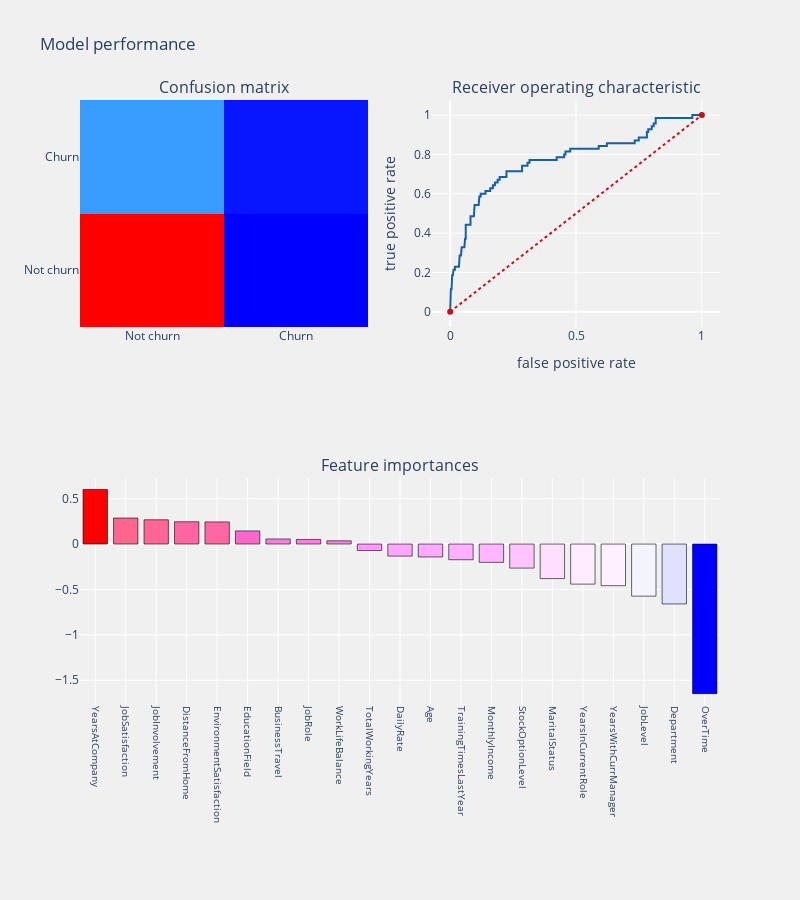

The code cell stored with this chart in its notebook:
### Code cell
telecom_churn_prediction(lr,x_smote,xtest,y_smote,ytest,'coefficients')

### Figure 1 — Plotly figure (JSON) as saved in the notebook; plotly's stock layout.template omitted (floating-point values rounded to 4 significant figures)
{"data": [{"colorscale": [[0, "rgb(0,0,255)"], [0.1, "rgb(51,153,255)"], [0.2, "rgb(102,204,255)"], [0.3, "rgb(153,204,255)"], [0.4, "rgb(204,204,255)"], [0.5, "rgb(255,255,255)"], [0.6, "rgb(255,204,255)"], [0.7, "rgb(255,153,255)"], [0.8, "rgb(255,102,204)"], [0.9, "rgb(255,102,102)"], [1, "rgb(255,0,0)"]], "name": "Confusion matrix", "showscale": false, "type": "heatmap", "x": ["Not churn", "Churn"], "xaxis": "x", "y": ["Not churn", "Churn"], "yaxis": "y", "z": [[357, 14], [51, 19]]}, {"line": {"color": "rgb(22, 96, 167)", "width": 2}, "name": "Roc: 0.6168463611859838", "type": "scatter", "x": [0, 0, 0, 0.002695, 0.002695, 0.005391, 0.005391, 0.008086, 0.008086, 0.01078, 0.01078, 0.01348, 0.01348, 0.01887, 0.01887, 0.03504, 0.03504, 0.03774, 0.03774, 0.04313, 0.04313, 0.04582, 0.04582, 0.0566, 0.0566, 0.0593, 0.0593, 0.06199, 0.06199, 0.08086, 0.08086, 0.09434, 0.09434, 0.09704, 0.09704, 0.1132, 0.1132, 0.1159, 0.1159, 0.1213, 0.1213, 0.1402, 0.1402, 0.159, 0.159, 0.1698, 0.1698, 0.1779, 0.1779, 0.1887, 0.1887, 0.1968, 0.1968, 0.2237, 0.2237, 0.2857, 0.2857, 0.3073, 0.3073, 0.3154, 0.3154, 0.4232, 0.4232, 0.4528, 0.4528, 0.4582, 0.4582, 0.4771, 0.4771, 0.5903, 0.5903, 0.6226, 0.6226, 0.7332, 0.7332, 0.7493, 0.7493, 0.7817, 0.7817, 0.7871, 0.7871, 0.8005, 0.8005, 0.8086, 0.8086, 0.8167, 0.8167, 0.9623, 0.9623, 1], "xaxis": "x2", "y": [0, 0.01429, 0.08571, 0.08571, 0.1143, 0.1143, 0.1714, 0.1714, 0.1857, 0.1857, 0.2, 0.2, 0.2143, 0.2143, 0.2286, 0.2286, 0.2714, 0.2714, 0.2857, 0.2857, 0.3143, 0.3143, 0.3286, 0.3286, 0.3429, 0.3429, 0.3714, 0.3714, 0.4429, 0.4429, 0.4857, 0.4857, 0.5286, 0.5286, 0.5429, 0.5429, 0.5714, 0.5714, 0.5857, 0.5857, 0.6, 0.6, 0.6143, 0.6143, 0.6286, 0.6286, 0.6429, 0.6429, 0.6571, 0.6571, 0.6714, 0.6714, 0.6857, 0.6857, 0.7143, 0.7143, 0.7429, 0.7429, 0.7571, 0.7571, 0.7714, 0.7714, 0.7857, 0.7857, 0.8, 0.8, 0.8143, 0.8143, 0.8286, 0.8286, 0.8429, 0.8429, 0.8571, 0.8571, 0.8714, 0.8714, 0.8857, 0.8857, 0.9143, 0.9143, 0.9286, 0.9286, 0.9429, 0.9429, 0.9571, 0.9571, 0.9857, 0.9857, 1, 1], "yaxis": "y2"}, {"line": {"color": "rgb(205, 12, 24)", "dash": "dot", "width": 2}, "type": "scatter", "x": [0, 1], "xaxis": "x2", "y": [0, 1], "yaxis": "y2"}, {"marker": {"color": [0.6008, 0.2859, 0.2671, 0.2454, 0.244, 0.1448, 0.05594, 0.05082, 0.03549, -0.0714, -0.1326, -0.1423, -0.1726, -0.2017, -0.2649, -0.3803, -0.4409, -0.4584, -0.5736, -0.6595, -1.647], "colorscale": [[0, "rgb(0,0,255)"], [0.1, "rgb(51,153,255)"], [0.2, "rgb(102,204,255)"], [0.3, "rgb(153,204,255)"], [0.4, "rgb(204,204,255)"], [0.5, "rgb(255,255,255)"], [0.6, "rgb(255,204,255)"], [0.7, "rgb(255,153,255)"], [0.8, "rgb(255,102,204)"], [0.9, "rgb(255,102,102)"], [1, "rgb(255,0,0)"]], "line": {"color": "black", "width": 0.6}}, "name": "coefficients", "type": "bar", "x": ["YearsAtCompany", "JobSatisfaction", "JobInvolvement", "DistanceFromHome", "EnvironmentSatisfaction", "EducationField", "BusinessTravel", "JobRole", "WorkLifeBalance", "TotalWorkingYears", "DailyRate", "Age", "TrainingTimesLastYear", "MonthlyIncome", "StockOptionLevel", "MaritalStatus", "YearsInCurrentRole", "YearsWithCurrManager", "JobLevel", "Department", "OverTime"], "xaxis": "x3", "y": [0.6008, 0.2859, 0.2671, 0.2454, 0.244, 0.1448, 0.05594, 0.05082, 0.03549, -0.0714, -0.1326, -0.1423, -0.1726, -0.2017, -0.2649, -0.3803, -0.4409, -0.4584, -0.5736, -0.6595, -1.647], "yaxis": "y3"}], "layout": {"annotations": [{"font": {"size": 16}, "showarrow": false, "text": "Confusion matrix", "x": 0.225, "xanchor": "center", "xref": "paper", "y": 1, "yanchor": "bottom", "yref": "paper"}, {"font": {"size": 16}, "showarrow": false, "text": "Receiver operating characteristic", "x": 0.775, "xanchor": "center", "xref": "paper", "y": 1, "yanchor": "bottom", "yref": "paper"}, {"font": {"size": 16}, "showarrow": false, "text": "Feature importances", "x": 0.5, "xanchor": "center", "xref": "paper", "y": 0.375, "yanchor": "bottom", "yref": "paper"}], "autosize": false, "height": 900, "margin": {"b": 195}, "paper_bgcolor": "rgba(240,240,240, 0.95)", "plot_bgcolor": "rgba(240,240,240, 0.95)", "showlegend": false, "title": {"text": "Model performance"}, "width": 800, "xaxis": {"anchor": "y", "domain": [0, 0.45]}, "xaxis2": {"anchor": "y2", "domain": [0.55, 1], "title": {"text": "false positive rate"}}, "xaxis3": {"anchor": "y3", "domain": [0, 1], "showgrid": true, "tickangle": 90, "tickfont": {"size": 10}}, "yaxis": {"anchor": "x", "domain": [0.625, 1]}, "yaxis2": {"anchor": "x2", "domain": [0.625, 1], "title": {"text": "true positive rate"}}, "yaxis3": {"anchor": "x3", "domain": [0, 0.375]}}}
